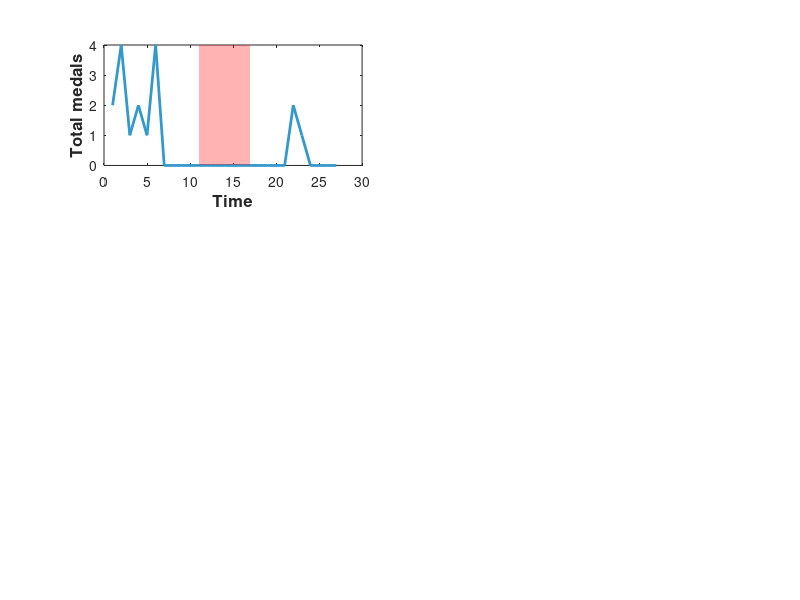

Write the MATLAB code that produced this figure. (Note: this script raises an error after producing the figure.)
clc
clear
close all
load("uniqueMedalNOCs.mat")
load("ts_DATA.mat")
change_set = {};
new_set = {};
num = 0;
for c=1:size(uniqueMedalNOCs,1)
    if size(ts_DATA{c,1},1)>10 %有一定的长度再进行变点检测
        seq = ts_DATA{c,1};
        % 设置滑动窗口大小
        window_size = floor(size(seq,1)*0.4);

        % 初始化变点位置
        changepoints = [];

        % 逐步进行 Anderson-Darling 检验
        for i = window_size+1:length(seq)-window_size
            % 划分前后部分
            data1 = seq(i-window_size:i-1);  % 前一部分
            data2 = seq(i:i+window_size-1);  % 后一部分

            % 进行 Anderson-Darling 检验
            [h, p, adstat] = adtest(data1);  % 对前一部分进行检验
            if h == 1  % 如果前部分不符合假设分布
                changepoints = [changepoints; i];  % 记录变点位置
            end
        end
        if size(changepoints,1)>6
            num = num +1;
            change_set{num,1} = changepoints;
            new_set{num,1} = seq;
            new_set{num,2} = ts_DATA{c,2};
            country{num,1} = uniqueMedalNOCs(c);
        end

    end
end
%% 下面绘图
figure;
for i = 1:5
    subplot(3, 2, i);

    % 获取数据
    y = new_set{i, 1};
    x = 1:1:size(y, 1);

    % 绘制数据线
    plot(x, y, 'LineWidth', 2, 'Color', [0.2, 0.6, 0.8]); % 使用蓝色调线条
    hold on;

    % 获取变点区域
    x1 = min(change_set{i, 1});
    x2 = max(change_set{i, 1});
    y_min = min(y);
    y_max = max(y);

    % 使用 fill 函数绘制红色半透明阴影
    fill([x1, x1, x2, x2], [y_min, y_max, y_max, y_min], 'r', 'FaceAlpha', 0.3, 'EdgeColor', 'none');

    % 设置坐标轴和标题
    xlabel('Time', 'FontSize', 12, 'FontWeight', 'bold');
    ylabel('Total medals', 'FontSize', 12, 'FontWeight', 'bold');
    xticklabels(num2str(new_set{i, 2}))
    xticks(1:1:max(x));
    % 设置标题
    title([country{i}], 'FontSize', 14);

    % 增加网格线
    grid on;
set(gca, 'XTickLabelRotation', 60);
    % 调整坐标轴范围（如有需要，可以根据数据调整）
    axis tight;

    % 设置字体
    set(gca, 'FontSize', 10, 'FontName', 'Arial');

end
